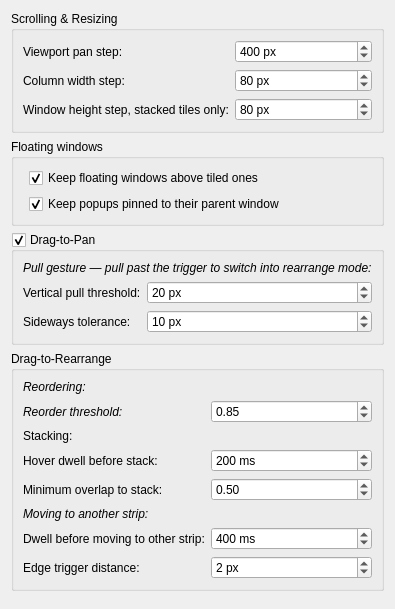
                    <widget class="QWidget" name="tab_behavior">
                        <attribute name="title">
                            <string>Behavior</string>
                        </attribute>
                        <layout class="QVBoxLayout" name="verticalLayout_behavior">
                            <item>
                                <widget class="QGroupBox" name="groupBox_scrollingResizing">
                                    <property name="title">
                                        <string>Scrolling &amp;&amp; Resizing</string>
                                    </property>
                                    <layout class="QFormLayout" name="formLayout_scrollingResizing">
                                        <item row="0" column="0">
                                            <widget class="QLabel" name="label_viewportShiftStep">
                                                <property name="text">
                                                    <string>Viewport pan step:</string>
                                                </property>
                                            </widget>
                                        </item>
                                        <item row="0" column="1">
                                            <widget class="QSpinBox" name="kcfg_viewportShiftStep">
                                                <property name="toolTip">
                                                    <string>Distance the viewport pans per shortcut press</string>
                                                </property>
                                                <property name="suffix">
                                                    <string> px</string>
                                                </property>
                                                <property name="minimum">
                                                    <number>1</number>
                                                </property>
                                                <property name="maximum">
                                                    <number>9999</number>
                                                </property>
                                                <property name="value">
                                                    <number>400</number>
                                                </property>
                                            </widget>
                                        </item>
                                        <item row="1" column="0">
                                            <widget class="QLabel" name="label_columnWidthStep">
                                                <property name="text">
                                                    <string>Column width step:</string>
                                                </property>
                                            </widget>
                                        </item>
                                        <item row="1" column="1">
                                            <widget class="QSpinBox" name="kcfg_columnWidthStep">
                                                <property name="toolTip">
                                                    <string>Amount a column's width changes per increase/decrease-width shortcut press</string>
                                                </property>
                                                <property name="suffix">
                                                    <string> px</string>
                                                </property>
                                                <property name="minimum">
                                                    <number>1</number>
                                                </property>
                                                <property name="maximum">
                                                    <number>999</number>
                                                </property>
                                                <property name="value">
                                                    <number>80</number>
                                                </property>
                                            </widget>
                                        </item>
                                        <item row="2" column="0">
                                            <widget class="QLabel" name="label_windowHeightStep">
                                                <property name="text">
                                                    <string>Window height step, stacked tiles only:</string>
                                                </property>
                                            </widget>
                                        </item>
                                        <item row="2" column="1">
                                            <widget class="QSpinBox" name="kcfg_windowHeightStep">
                                                <property name="toolTip">
                                                    <string>Amount a stacked window's height changes per increase/decrease-height shortcut press</string>
                                                </property>
                                                <property name="suffix">
                                                    <string> px</string>
                                                </property>
                                                <property name="minimum">
                                                    <number>1</number>
                                                </property>
                                                <property name="maximum">
                                                    <number>999</number>
                                                </property>
                                                <property name="value">
                                                    <number>80</number>
                                                </property>
                                            </widget>
                                        </item>
                                    </layout>
                                </widget>
                            </item>
                            <item>
                                <widget class="QGroupBox" name="groupBox_floatingWindows">
                                    <property name="title">
                                        <string>Floating windows</string>
                                    </property>
                                    <layout class="QFormLayout" name="formLayout_floatingWindows">
                                        <item row="0" column="1">
                                            <widget class="QCheckBox" name="kcfg_undockKeepAbove">
                                                <property name="toolTip">
                                                    <string>Keep a floating window above docked windows</string>
                                                </property>
                                                <property name="text">
                                                    <string>Keep floating windows above tiled ones</string>
                                                </property>
                                                <property name="checked">
                                                    <bool>true</bool>
                                                </property>
                                            </widget>
                                        </item>
                                        <item row="1" column="1">
                                            <widget class="QCheckBox" name="kcfg_popupPinningEnabled">
                                                <property name="toolTip">
                                                    <string>A dialog or popup follows its tiled parent window's on-screen position instead of being left behind</string>
                                                </property>
                                                <property name="text">
                                                    <string>Keep popups pinned to their parent window</string>
                                                </property>
                                                <property name="checked">
                                                    <bool>true</bool>
                                                </property>
                                            </widget>
                                        </item>
                                    </layout>
                                </widget>
                            </item>
                            <item>
                                <widget class="QGroupBox" name="kcfg_dragPanEnabled">
                                    <property name="title">
                                        <string>Drag-to-Pan</string>
                                    </property>
                                    <property name="toolTip">
                                        <string>Dragging a window pans the viewport by default. Pull the window down or up past the trigger to switch to normal reordering, stacking, or moving it to another strip.</string>
                                    </property>
                                    <property name="checkable">
                                        <bool>true</bool>
                                    </property>
                                    <property name="checked">
                                        <bool>true</bool>
                                    </property>
                                    <layout class="QFormLayout" name="formLayout_dragPan">
                                        <item row="0" column="0" colspan="2">
                                            <widget class="QLabel" name="label_dragPanCaption">
                                                <property name="text">
                                                    <string>Pull gesture — pull past the trigger to switch into rearrange mode:</string>
                                                </property>
                                                <property name="font">
                                                    <font>
                                                        <italic>true</italic>
                                                    </font>
                                                </property>
                                            </widget>
                                        </item>
                                        <item row="1" column="0">
                                            <widget class="QLabel" name="label_dragPanVerticalTriggerPx">
                                                <property name="text">
                                                    <string>Vertical pull threshold:</string>
                                                </property>
                                            </widget>
                                        </item>
                                        <item row="1" column="1">
                                            <widget class="QSpinBox" name="kcfg_dragPanVerticalTriggerPx">
                                                <property name="toolTip">
                                                    <string>Cumulative vertical drag movement, in pixels, that frees the drag into rearrange mode immediately</string>
                                                </property>
                                                <property name="suffix">
                                                    <string> px</string>
                                                </property>
                                                <property name="minimum">
                                                    <number>0</number>
                                                </property>
                                                <property name="maximum">
                                                    <number>500</number>
                                                </property>
                                                <property name="value">
                                                    <number>20</number>
                                                </property>
                                            </widget>
                                        </item>
                                        <item row="2" column="0">
                                            <widget class="QLabel" name="label_dragPanHorizontalTolerancePx">
                                                <property name="text">
                                                    <string>Sideways tolerance:</string>
                                                </property>
                                            </widget>
                                        </item>
                                        <item row="2" column="1">
                                            <widget class="QSpinBox" name="kcfg_dragPanHorizontalTolerancePx">
                                                <property name="toolTip">
                                                    <string>Horizontal drift, in pixels, measured from drag start, that permanently aborts the pull for the rest of the drag</string>
                                                </property>
                                                <property name="suffix">
                                                    <string> px</string>
                                                </property>
                                                <property name="minimum">
                                                    <number>0</number>
                                                </property>
                                                <property name="maximum">
                                                    <number>500</number>
                                                </property>
                                                <property name="value">
                                                    <number>10</number>
                                                </property>
                                            </widget>
                                        </item>
                                    </layout>
                                </widget>
                            </item>
                            <item>
                                <widget class="QGroupBox" name="groupBox_dragToRearrange">
                                    <property name="title">
                                        <string>Drag-to-Rearrange</string>
                                    </property>
                                    <layout class="QFormLayout" name="formLayout_dragToRearrange">
                                        <item row="0" column="0" colspan="2">
                                            <widget class="QLabel" name="label_reorderingCaption">
                                                <property name="text">
                                                    <string>Reordering:</string>
                                                </property>
                                                <property name="font">
                                                    <font>
                                                        <italic>true</italic>
                                                    </font>
                                                </property>
                                            </widget>
                                        </item>
                                        <item row="1" column="0">
                                            <widget class="QLabel" name="label_reorderThresholdFraction">
                                                <property name="text">
                                                    <string>Reorder threshold:</string>
                                                </property>
                                                <property name="font">
                                                    <font>
                                                        <italic>true</italic>
                                                    </font>
                                                </property>
                                            </widget>
                                        </item>
                                        <item row="1" column="1">
                                            <widget class="QDoubleSpinBox" name="kcfg_reorderThresholdFraction">
                                                <property name="toolTip">
                                                    <string>How far a dragged column's edge must penetrate a neighbor before a reorder swap fires, as a fraction of the neighbor's width</string>
                                                </property>
                                                <property name="decimals">
                                                    <number>2</number>
                                                </property>
                                                <property name="minimum">
                                                    <double>0.50</double>
                                                </property>
                                                <property name="maximum">
                                                    <double>0.99</double>
                                                </property>
                                                <property name="singleStep">
                                                    <double>0.05</double>
                                                </property>
                                                <property name="value">
                                                    <double>0.85</double>
                                                </property>
                                            </widget>
                                        </item>
                                        <item row="2" column="0" colspan="2">
                                            <widget class="QLabel" name="label_stackingCaption">
                                                <property name="text">
                                                    <string>Stacking:</string>
                                                </property>
                                            </widget>
                                        </item>
                                        <item row="3" column="0">
                                            <widget class="QLabel" name="label_columnDragDwellMs">
                                                <property name="text">
                                                    <string>Hover dwell before stack:</string>
                                                </property>
                                            </widget>
                                        </item>
                                        <item row="3" column="1">
                                            <widget class="QSpinBox" name="kcfg_columnDragDwellMs">
                                                <property name="toolTip">
                                                    <string>How long a drag must hover a column (or sit more than half out of its own) before the stack preview appears; slot changes inside that column then preview live</string>
                                                </property>
                                                <property name="suffix">
                                                    <string> ms</string>
                                                </property>
                                                <property name="minimum">
                                                    <number>0</number>
                                                </property>
                                                <property name="maximum">
                                                    <number>5000</number>
                                                </property>
                                                <property name="value">
                                                    <number>200</number>
                                                </property>
                                            </widget>
                                        </item>
                                        <item row="4" column="0">
                                            <widget class="QLabel" name="label_stackOverlapFraction">
                                                <property name="text">
                                                    <string>Minimum overlap to stack:</string>
                                                </property>
                                            </widget>
                                        </item>
                                        <item row="4" column="1">
                                            <widget class="QDoubleSpinBox" name="kcfg_stackOverlapFraction">
                                                <property name="toolTip">
                                                    <string>Minimum horizontal overlap between the dragged window and a candidate tile before it's considered for stacking</string>
                                                </property>
                                                <property name="decimals">
                                                    <number>2</number>
                                                </property>
                                                <property name="minimum">
                                                    <double>0.10</double>
                                                </property>
                                                <property name="maximum">
                                                    <double>1.00</double>
                                                </property>
                                                <property name="singleStep">
                                                    <double>0.05</double>
                                                </property>
                                                <property name="value">
                                                    <double>0.50</double>
                                                </property>
                                            </widget>
                                        </item>
                                        <item row="5" column="0" colspan="2">
                                            <widget class="QLabel" name="label_movingToStripCaption">
                                                <property name="text">
                                                    <string>Moving to another strip:</string>
                                                </property>
                                                <property name="font">
                                                    <font>
                                                        <italic>true</italic>
                                                    </font>
                                                </property>
                                            </widget>
                                        </item>
                                        <item row="6" column="0">
                                            <widget class="QLabel" name="label_stripDragDwellMs">
                                                <property name="text">
                                                    <string>Dwell before moving to other strip:</string>
                                                </property>
                                            </widget>
                                        </item>
                                        <item row="6" column="1">
                                            <widget class="QSpinBox" name="kcfg_stripDragDwellMs">
                                                <property name="toolTip">
                                                    <string>How long a dragged window must stay past the screen's top/bottom edge before it moves to the strip above/below</string>
                                                </property>
                                                <property name="suffix">
                                                    <string> ms</string>
                                                </property>
                                                <property name="minimum">
                                                    <number>0</number>
                                                </property>
                                                <property name="maximum">
                                                    <number>5000</number>
                                                </property>
                                                <property name="value">
                                                    <number>400</number>
                                                </property>
                                            </widget>
                                        </item>
                                        <item row="7" column="0">
                                            <widget class="QLabel" name="label_stripDragEdgeBorderPx">
                                                <property name="text">
                                                    <string>Edge trigger distance:</string>
                                                </property>
                                            </widget>
                                        </item>
                                        <item row="7" column="1">
                                            <widget class="QSpinBox" name="kcfg_stripDragEdgeBorderPx">
                                                <property name="toolTip">
                                                    <string>How close to the screen's top/bottom edge the pointer must be for a cross-strip drag to arm</string>
                                                </property>
                                                <property name="suffix">
                                                    <string> px</string>
                                                </property>
                                                <property name="minimum">
                                                    <number>0</number>
                                                </property>
                                                <property name="maximum">
                                                    <number>100</number>
                                                </property>
                                                <property name="value">
                                                    <number>2</number>
                                                </property>
                                            </widget>
                                        </item>
                                    </layout>
                                </widget>
                            </item>
                            <item>
                                <spacer name="verticalSpacer_behavior">
                                    <property name="orientation">
                                        <enum>Qt::Orientation::Vertical</enum>
                                    </property>
                                </spacer>
                            </item>
                        </layout>
                    </widget>
